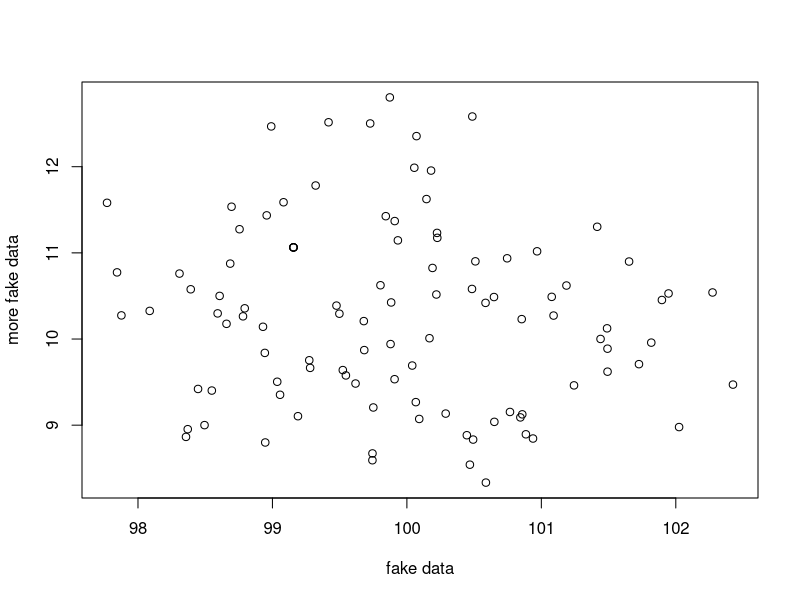

Here is the R script that generated this plot:
dat <- read.csv("./data/testdata.csv")
 
pdf(width = 8, 
    height = 8,
    file = "./results/scatterplot.pdf")
plot(dat$rnorm.100..100.,
     dat$rnorm.100..10.,
     main = "",
     xlab = "fake data",
     ylab = "more fake data")
dev.off()
